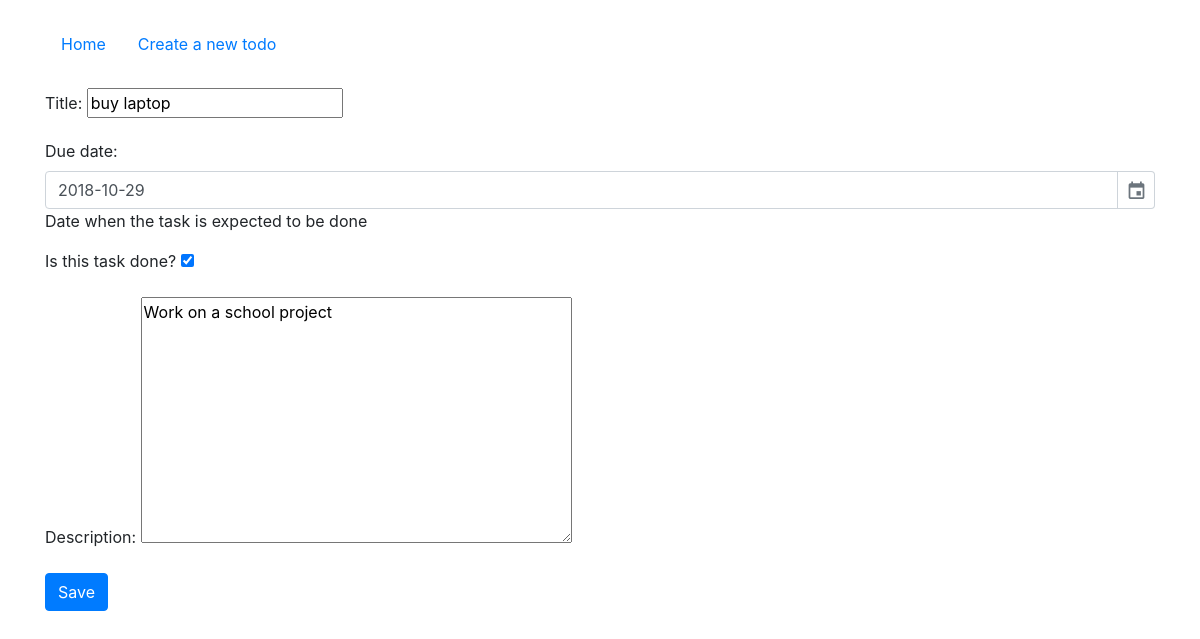
The app's page /todo/1/update with its own data.
### main/models.py (models this page shows, shortened)
class Todo(models.Model):
    title = models.CharField(max_length=255)
    due_date = models.DateField()
    done = models.BooleanField(default=False)
    description = models.TextField()

### main/views.py (the view)
# urls.py: path('todo/<int:pk>/update', TodoUpdateView.as_view(), name='todo_update'),
class TodoUpdateView(SuccessMessageMixin, UpdateView):
    model = Todo
    form_class = TodoForm
    template_name = 'main/todo.html'
    success_url = reverse_lazy('index')
    success_message = 'Todo has been updated successfully.'

### main/forms.py (shortened to what this page needs)
class TodoForm(forms.ModelForm):
    class Meta:
        model = Todo
        fields = ('__all__')
        labels = {
            'done': 'Is this task done?'
        }
        help_texts = {
            'due_date': 'Date when the task is expected to be done'
        }

### main/templates/main/todo.html (shortened to what this page needs)
{% extends "main/base.html" %}
{% load crispy_forms_tags %}
{% block main_content %}
<form action="" method="POST">
  {{ form|crispy }}
  <button class="btn btn-primary" type="submit" name="button">Save</button>
</form>
{% endblock main_content %}

### records on screen
Todo: title "buy laptop", due_date "2018-10-29", done "☑", description "Work on a school project"
